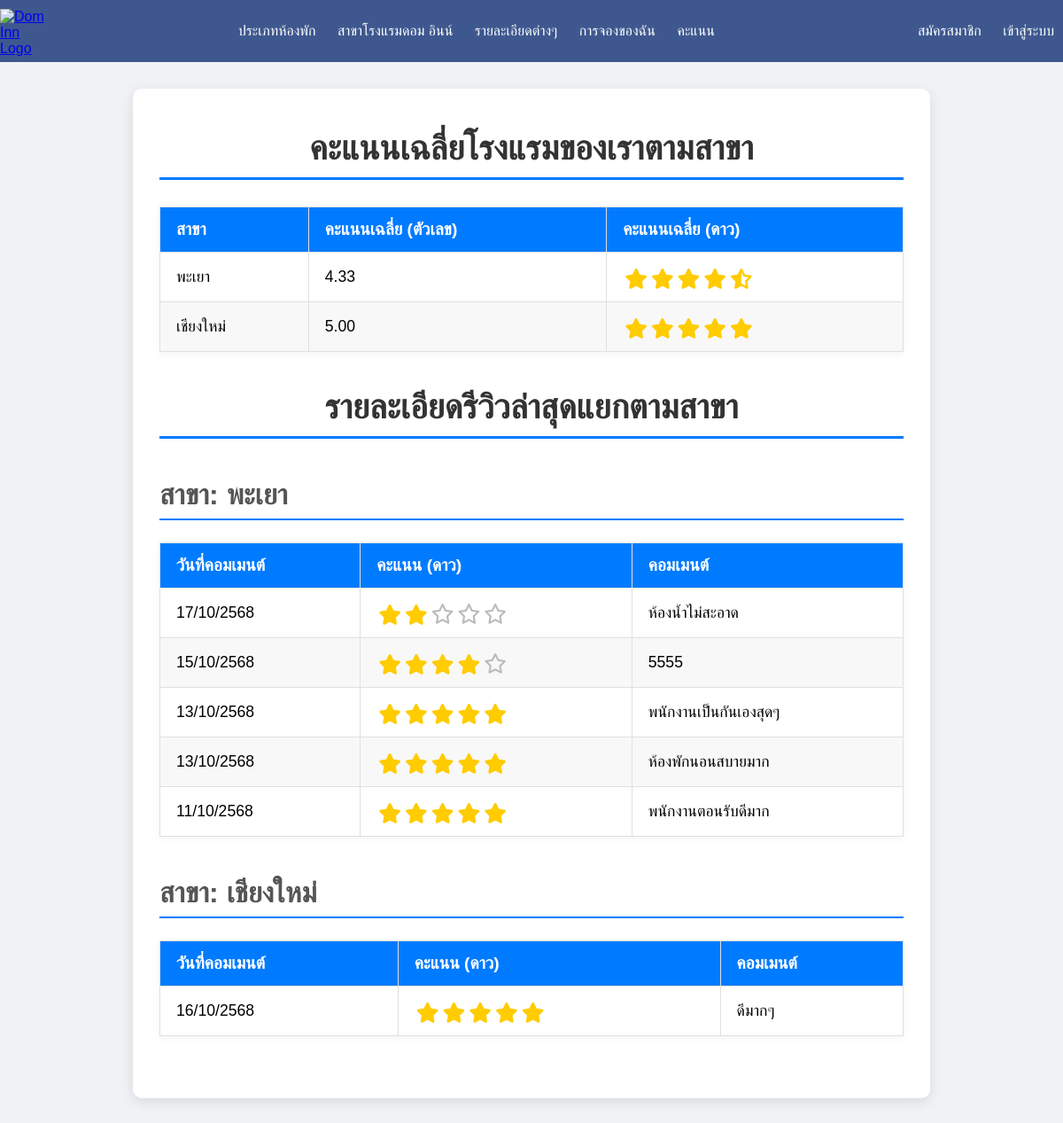
/PHP/summary.php, run on the app's committed database.
### tables this page shows
CREATE TABLE `province` (
  `Province_Id` varchar(2) NOT NULL,
  `Province_name` varchar(50) DEFAULT NULL,
  `Region_Id` varchar(2) DEFAULT NULL,
  `Address` varchar(255) NOT NULL,
  `Phone` varchar(20) NOT NULL
);

CREATE TABLE `reservation` (
  `Reservation_Id` varchar(10) NOT NULL,
  `Guest_name` varchar(100) DEFAULT NULL,
  `Number_of_rooms` int(2) DEFAULT NULL,
  `Booking_time` datetime DEFAULT NULL,
  `Number_of_adults` int(1) DEFAULT NULL,
  `Number_of_children` int(1) DEFAULT NULL,
  `Booking_date` date DEFAULT NULL,
  `Check_out_date` date DEFAULT NULL,
  `Email_Admin` varchar(30) DEFAULT NULL,
  `Province_Id` varchar(2) DEFAULT NULL,
  `Email_member` varchar(30) DEFAULT NULL,
  `Booking_status_Id` varchar(5) DEFAULT NULL,
  `stars` decimal(2,1) DEFAULT NULL,
  `comment` text DEFAULT NULL,
  `Receipt_Id` int(10) DEFAULT NULL,
  `Total_price` int(100) NOT NULL,
  `rating_timestamp` datetime DEFAULT NULL
);

### PHP/summary.php (the view, shortened to what this page needs)
<!DOCTYPE html>
<html lang="th">
<head>
    <link rel="stylesheet" href="https://cdnjs.cloudflare.com/ajax/libs/font-awesome/6.5.2/css/all.min.css"
 />
    <link rel="stylesheet" href="../CSS/css/ino.css" />
    <link rel="stylesheet" href="../CSS/css/summary.css">
</head>
<body>
    <header>
      <section class="logo">
        <a href="./index.php">
          <img src="../src/images/4.png" width="50" height="50" alt="Dom Inn Logo" />
        </a>
      </section>
      <nav>
        <a href="./index-type.php">ประเภทห้องพัก</a>
        <a href="./branch.php">สาขาโรงแรมดอม อินน์</a>
        <a href="./details.php">รายละเอียดต่างๆ</a>
        <a href="#">การจองของฉัน</a>
        <a href="./summary.php">คะแนน</a>
      </nav>
      <nav>
        <a href="./member.php">สมัครสมาชิก</a>
        <a href="./login.php">เข้าสู่ระบบ</a>
      </nav>
    </header>
    <div class="container">
        <h1>คะแนนเฉลี่ยโรงแรมของเราตามสาขา</h1>
        <?php
        $servername = "localhost";
        $username = "root";
        $password = "";
        $dbname = "hotel_db";
        $conn = new mysqli($servername, $username, $password, $dbname);
        $conn->set_charset("utf8");
        $sql_avg = "SELECT
                        p.Province_id,
                        p.Province_name,
                        AVG(r.stars) AS average_stars
                    FROM
                        reservation r
                    JOIN
                        province p ON r.Province_id = p.Province_id
                    WHERE
                        r.stars IS NOT NULL
                    GROUP BY
                        p.Province_id, p.Province_name
                    ORDER BY
                        p.Province_name ASC";
        $result_avg = $conn->query($sql_avg);
        $provinces_data = [];
        if ($result_avg->num_rows > 0) {
            echo "<table class='summary-table'>";
            echo "<thead>";
            echo "<tr>";
            echo "<th>สาขา</th>";
            echo "<th>คะแนนเฉลี่ย (ตัวเลข)</th>";
            echo "<th>คะแนนเฉลี่ย (ดาว)</th>";
            echo "</tr>";
            echo "</thead>";
            echo "<tbody>";
            while($row_avg = $result_avg->fetch_assoc()) {
                $provinces_data[] = $row_avg;
                $provinceName = htmlspecialchars($row_avg["Province_name"]);
                $averageStars = (float)$row_avg["average_stars"];
                echo "<tr>";
                echo "<td>" . $provinceName . "</td>";
                echo "<td>" . number_format($averageStars, 2) . "</td>";
                echo "<td>";
                $fullStars = floor($averageStars);
                $halfStarDisplayed = false;
                $remainder = $averageStars - $fullStars;
                if ($remainder >= 0.25 && $remainder < 0.75) {
                    $halfStarDisplayed = true;
                } elseif ($remainder >= 0.75) {
                    $fullStars++;
                }
                for ($i = 0; $i < $fullStars; $i++) {
                    echo "<span class='star'><i class='fas fa-star'></i></span>";
                }
                if ($halfStarDisplayed) {
                    echo "<span class='star'><i class='fas fa-star-half-alt'></i></span>";
                }
                echo "</td>";
                echo "</tr>";
            }
            echo "</tbody>";
            echo "</table>";
        } else {
            echo "<p class='no-data'>ไม่พบข้อมูลคะแนนรีวิวสำหรับสาขาใดๆ</p>";
        }
        if (!empty($provinces_data)) {
            echo "<h1>รายละเอียดรีวิวล่าสุดแยกตามสาขา</h1>";
            foreach ($provinces_data as $province) {
                $province_id = $province['Province_id'];
                $province_name = htmlspecialchars($province['Province_name']);
                echo "<h2>สาขา: " . $province_name . "</h2>";
                $sql_details = "SELECT rating_timestamp, stars, comment
                                FROM reservation
                                WHERE Province_id = $province_id
                                  AND rating_timestamp IS NOT NULL
                                  AND stars IS NOT NULL
                                ORDER BY rating_timestamp DESC
                                LIMIT 5";
                $result_details = $conn->query($sql_details);
                if ($result_details->num_rows > 0) {
                    echo "<table class='summary-table'>";
                    echo "<thead>";
                    echo "<tr>";
                    echo "<th>วันที่คอมเมนต์</th>";
                    echo "<th>คะแนน (ดาว)</th>";
                    echo "<th>คอมเมนต์</th>";
                    echo "</tr>";
                    echo "</thead>";
                    echo "<tbody>";
                    while($row_details = $result_details->fetch_assoc()) {
                        $thaiDate = "-";
                        if ($row_details["rating_timestamp"] !== NULL) {
                            $date = date_create($row_details["rating_timestamp"]);
                            $thaiDate = date_format($date, 'd/m/') . (date_format($date, 'Y') + 543);
                        }
                        echo "<tr>";
                        echo "<td>" . htmlspecialchars($thaiDate) . "</td>";
                        echo "<td>";
                        if ($row_details["stars"] !== NULL) {
                            $num_stars = (float)$row_details["stars"];
                            $temp_detail_stars = $num_stars;
                            for ($i = 0; $i < 5; $i++) {
                                if ($temp_detail_stars >= 1) {
                                    echo "<span class='star'><i class='fas fa-star'></i></span>";
                                    $temp_detail_stars -= 1;
                                } elseif ($temp_detail_stars >= 0.5) {
                                    echo "<span class='star'><i class='fas fa-star-half-alt'></i></span>";
                                    $temp_detail_stars -= 0.5;
                                } else {
                                    echo "<span class='star-empty'><i class='far fa-star'></i></span>";
                                }
                            }
                        } else {
                            echo "-";
                        }
                        echo "</td>";
                        echo "<td>" . htmlspecialchars($row_details["comment"] ?? "-") . "</td>";
                        echo "</tr>";
                    }
                    echo "</tbody>";
                    echo "</table>";
                } else {
                    echo "<p class='no-data'>ไม่พบข้อมูลรีวิวสำหรับสาขา " . $province_name . ".</p>";
                }
            }
        }
        ?>
    </div>
</body>
</html>

### CSS/css/ino.css (style rules this page uses)
body { font-family: Arial, sans-serif; margin: 0; padding: 0; }
header { display: flex; justify-content: space-between; align-items: center; background: #3e588f; padding: 10px 20px; }
nav a { margin: 0 10px; text-decoration: none; color: white; }
.logo { max-width: 50px; height: 50px; }

### CSS/css/summary.css (style rules this page uses)
body { font-family: 'Kanit', sans-serif; background-color: #f0f2f5; display: flex; flex-direction: column; align-items: center; min-height: 100vh; margin: 0; padding: 0; }
header { width: 100%; }
.container { background-color: #ffffff; padding: 40px 30px; border-radius: 10px; box-shadow: 0 4px 15px rgba(0, 0, 0, 0.1); width: 100%; max-width: 900px; margin-top: 30px; margin-bottom: 30px; text-align: center; min-height: 300px; box-sizing: border-box; }
h1 { color: #2c3e50; margin-bottom: 30px; font-size: 2.5em; font-weight: 700; }
.summary-table { width: 100%; border-collapse: collapse; margin-top: 25px; box-shadow: 0 2px 8px rgba(0,0,0,0.05); }
.summary-table th, .summary-table td { border: 1px solid #e9ecef; padding: 15px 20px; text-align: left; font-size: 1em; }
.summary-table th { background-color: #007bff; color: white; font-weight: 600; text-transform: uppercase; }
.summary-table tr:nth-child(even) { background-color: #f8f9fa; }
.star { color: #ffc107; font-size: 1.3em; margin-right: 2px; }

### PHP/summary.php (style rules this page uses)
body { font-family: 'Kanit', sans-serif; background-color: #f0f2f5; display: flex; flex-direction: column; align-items: center; min-height: 100vh; margin: 0; padding-bottom: 50px; }
.container { margin-top: 30px; background-color: #ffffff; padding: 30px; border-radius: 10px; box-shadow: 0 4px 15px rgba(0, 0, 0, 0.1); width: 100%; max-width: 900px; text-align: center; margin-bottom: 30px; }
h1 { color: #333; margin-bottom: 30px; margin-top: 15px; font-size: 2.4em; border-bottom: 3px solid #007bff; padding-bottom: 10px; }
h2 { color: #555; margin-top: 45px; margin-bottom: 25px; font-size: 2em; text-align: left; border-bottom: 2px solid #007bff; padding-bottom: 8px; }
.summary-table { width: 100%; border-collapse: collapse; margin-top: 25px; margin-bottom: 40px; }
.summary-table th, .summary-table td { border: 1px solid #e0e0e0; padding: 14px 18px; text-align: left; font-size: 1.1em; }
.summary-table th { background-color: #007bff; color: white; font-weight: bold; text-transform: uppercase; font-size: 1.2em; }
.summary-table tr:nth-child(even) { background-color: #f8f8f8; }
.star, .star-empty { font-size: 1.3em; margin: 0 2px; display: inline-block; }
.star i { color: #ffcc00; font-family: "Font Awesome 6 Free" !important; font-weight: 900 !important; font-style: normal !important; vertical-align: middle; }
.star-empty i { color: #bbb; font-family: "Font Awesome 6 Free" !important; font-weight: 400 !important; font-style: normal !important; vertical-align: middle; }
.star i.fa-star-half-alt { font-weight: 900 !important; }

### data on the page
province: Province_name "พะเยา", averageStars "4.33"
province: Province_name "เชียงใหม่", averageStars "5.00"
reservation: rating_timestamp "17/10/2568", stars 2 (drawn), comment "ห้องน้ำไม่สะอาด"
reservation: rating_timestamp "15/10/2568", stars 4 (drawn), comment "5555"
reservation: rating_timestamp "13/10/2568", stars 5 (drawn), comment "พนักงานเป็นกันเองสุดๆ"
reservation: rating_timestamp "13/10/2568", stars 5 (drawn), comment "ห้องพักนอนสบายมาก"
reservation: rating_timestamp "11/10/2568", stars 5 (drawn), comment "พนักงานตอนรับดีมาก"
reservation: rating_timestamp "16/10/2568", stars 5 (drawn), comment "ดีมากๆ"
